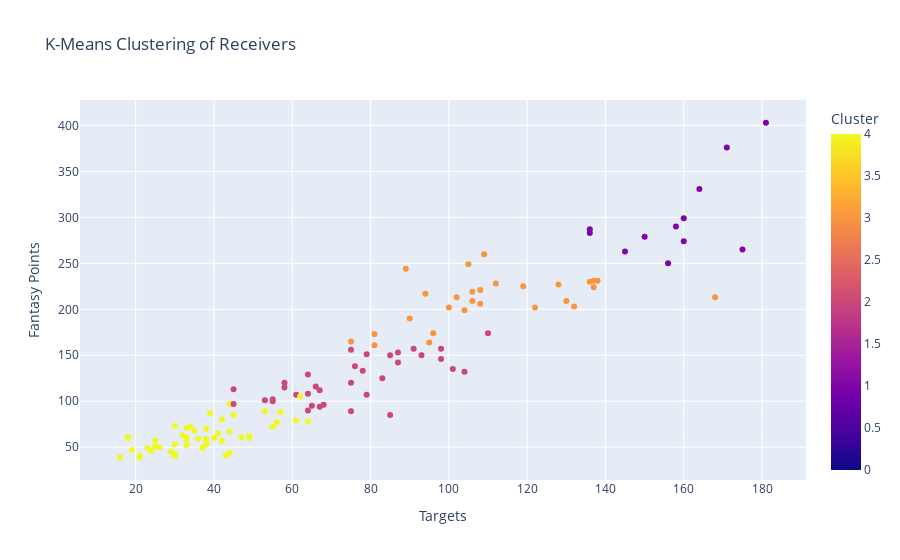

The notebook cell saved with this chart:
### Code cell
# Select features for clustering
features = ['Receptions', 'Targets', 'Yards', 'Touchdowns']  # Example features
X = df[features]

# Handle any missing values
X = X.fillna(0)


# Standardize the features
scaler = StandardScaler()
X_scaled = scaler.fit_transform(X)

# Train the K-Means model
kmeans = KMeans(n_clusters=5, random_state=42)
kmeans.fit(X_scaled)

# Add cluster labels to the original dataframe
df['Cluster'] = kmeans.labels_


# Create an interactive scatter plot
fig = px.scatter(
    df, 
    x='Targets', 
    y='Fantasy Points', 
    color='Cluster', 
    hover_name='Player', 
    title='K-Means Clustering of Receivers'
)

# Show the plot
fig.show()

### Figure 1 — Plotly figure (JSON) as saved in the notebook; plotly's stock layout.template omitted (floating-point values rounded to 4 significant figures; data arrays with more than 128 entries replaced by an {"elided": "..."} marker saying what was removed)
{"data": [{"hovertemplate": "<b>%{hovertext}</b><br><br>Targets=%{x}<br>Fantasy Points=%{y}<br>Cluster=%{marker.color}<extra></extra>", "hovertext": {"elided": "198 str values"}, "legendgroup": "", "marker": {"color": {"elided": "198 int values"}, "coloraxis": "coloraxis", "symbol": "circle"}, "mode": "markers", "name": "", "orientation": "v", "showlegend": false, "type": "scatter", "x": {"elided": "198 int values"}, "xaxis": "x", "y": {"elided": "198 int values"}, "yaxis": "y"}], "layout": {"coloraxis": {"colorbar": {"title": {"text": "Cluster"}}, "colorscale": [[0, "#0d0887"], [0.1111, "#46039f"], [0.2222, "#7201a8"], [0.3333, "#9c179e"], [0.4444, "#bd3786"], [0.5556, "#d8576b"], [0.6667, "#ed7953"], [0.7778, "#fb9f3a"], [0.8889, "#fdca26"], [1, "#f0f921"]]}, "legend": {"tracegroupgap": 0}, "title": {"text": "K-Means Clustering of Receivers"}, "xaxis": {"anchor": "y", "domain": [0, 1], "title": {"text": "Targets"}}, "yaxis": {"anchor": "x", "domain": [0, 1], "title": {"text": "Fantasy Points"}}}}
